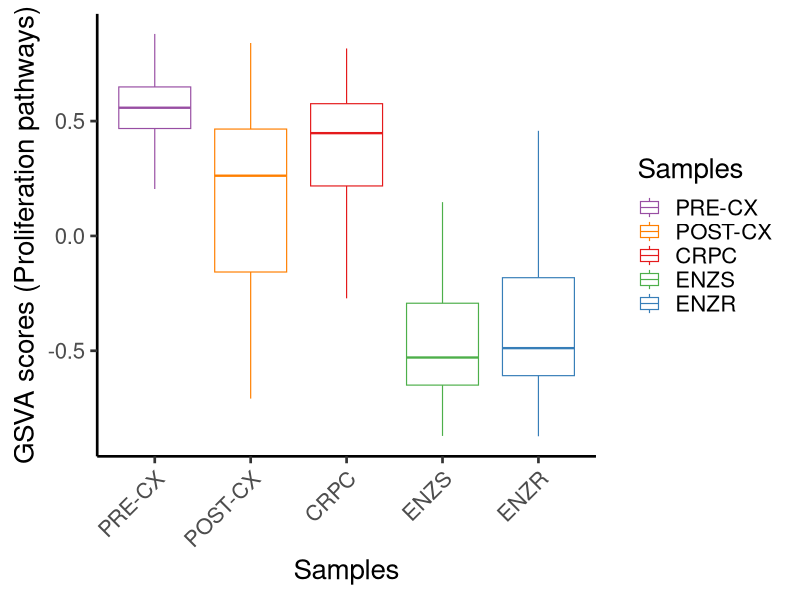

Here is the R script that generated this plot:
##loading libraries
library(ggplot2)

##loading enrichment scores
enrichment.scores = read.csv("ATTX_GSVA_scores.csv",sep=",",stringsAsFactors = F,row.names = 1,check.names = F)


##Subsetting data using proliferation related pathways
pathways = c("KEGG_RIBOSOME","KEGG_DNA_REPLICATION","REACTOME_TRANSLATION","REACTOME_PEPTIDE_CHAIN_ELONGATION","REACTOME_CYCLIN_E_ASSOCIATED_EVENTS_DURING_G1_S_TRANSITION_","REACTOME_M_G1_TRANSITION","REACTOME_G1_S_TRANSITION","REACTOME_CYCLIN_A_B1_ASSOCIATED_EVENTS_DURING_G2_M_TRANSITION","REACTOME_CDT1_ASSOCIATION_WITH_THE_CDC6_ORC_ORIGIN_COMPLEX","REACTOME_SYNTHESIS_OF_DNA","REACTOME_ASSEMBLY_OF_THE_PRE_REPLICATIVE_COMPLEX","REACTOME_S_PHASE")
pos = which(rownames(enrichment.scores) %in% pathways)
mat = enrichment.scores[pos,]

df1 = cbind.data.frame(rownames(mat),mat)
rownames(df1) = NULL
colnames(df1)[1] = "Pathways" 


##loading metadata
metadata = read.csv("Metadata_with_clusters.csv",sep=",",header = T,stringsAsFactors = F,check.names = F)
colnames(metadata)[1] ="variable"



##Processing of data for plotting
df2 = reshape2::melt(df1)
df3 = merge(df2,metadata,by="variable")
df3$Samples <- factor(df3$Samples, levels = c("PRE-CX", "POST-CX","CRPC", "ENZS","ENZR"))
ggplot(df3, aes(x=Samples, y=value,col=Samples))+ 
  geom_boxplot(lwd=0.4,fatten=2,alpha=0.2,outlier.shape=NA)+ scale_color_manual(values=c("PRE-CX"="#984EA3","POST-CX"="#FF7F00",CRPC="#E41A1C",ENZS="#4DAF4A",ENZR="#377EB8"))+theme_classic(base_size = 20)+theme(axis.text.x = element_text(angle = 45, hjust=1))+ylab("GSVA scores (Proliferation pathways)") 


##Wilcoxon test
PRECX  = df3[which(df3$Samples=="PRE-CX"),]
POSTCX  = df3[which(df3$Samples=="POST-CX"),]
CRPC  = df3[which(df3$Samples=="CRPC"),]
ENZS  = df3[which(df3$Samples=="ENZS"),]
ENZR  = df3[which(df3$Samples=="ENZR"),]

wilcox.test(PRECX$value,POSTCX$value)
wilcox.test(PRECX$value,CRPC$value)
wilcox.test(PRECX$value,ENZS$value)
wilcox.test(PRECX$value,ENZR$value)
wilcox.test(ENZS$value,ENZR$value)
